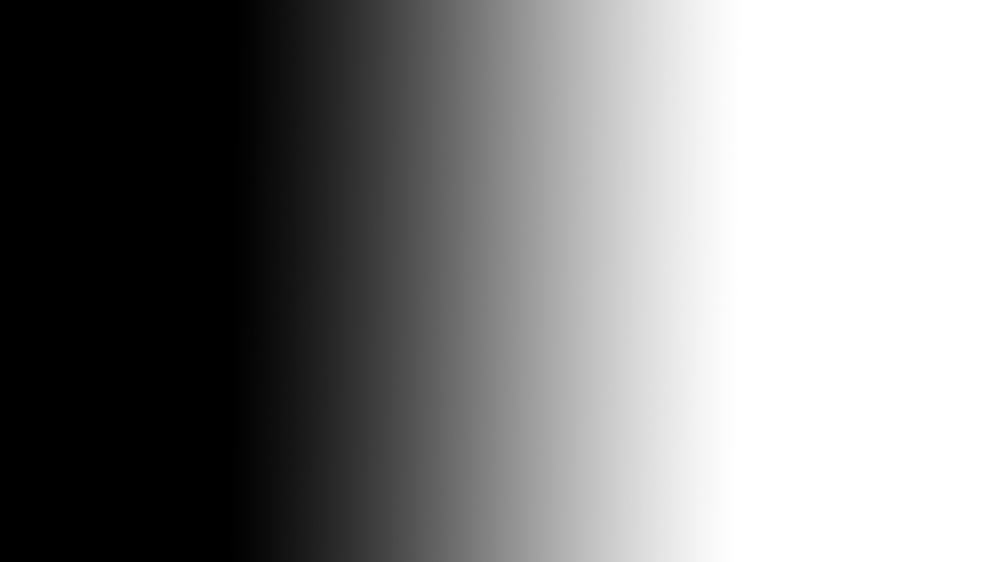
#> input picture videoProcessing/Assets/gradient.jpg, 1000 x 562 px, shrunk from 1920 x 1080 before the run
$ python 7-temelEsikDegeri.py
#> lines starting #> are read from the running program, lines starting #| are printed output that depends on the picture; after the words box and inside, x2 and y2 are one past the last pixel; in counts of white or black regions, pixels touching at a corner belong together
# Kutuphaneler
import cv2
from matplotlib import pyplot as plt

# Materyal
img = cv2.imread('./Assets/gradient.jpg', 0)
#> img is the input picture: shape (562, 1000); min 0, max 255, mean 131.1

# threshhold                kaynak,esik,max,donusum tipi
ret, thresh1 = cv2.threshold(img, 127, 255, cv2.THRESH_BINARY)
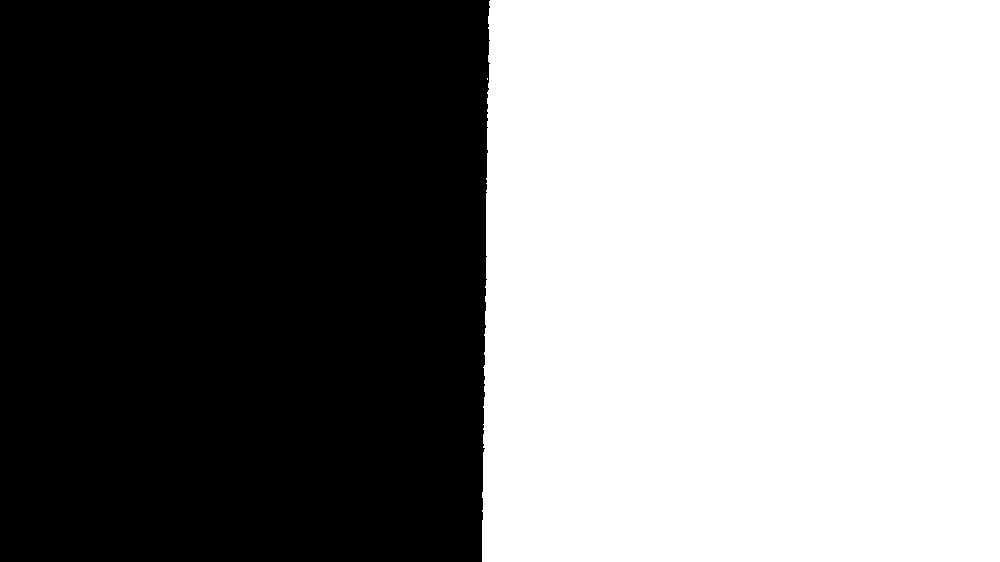
#> thresh1: shape (562, 1000); 51.4% white; 1 black region, box (x1, y1, x2, y2) and area: (0, 0, 490, 562) 272879
ret, thresh2 = cv2.threshold(img, 127, 255, cv2.THRESH_BINARY_INV)
ret, thresh3 = cv2.threshold(img, 127, 255, cv2.THRESH_TRUNC)
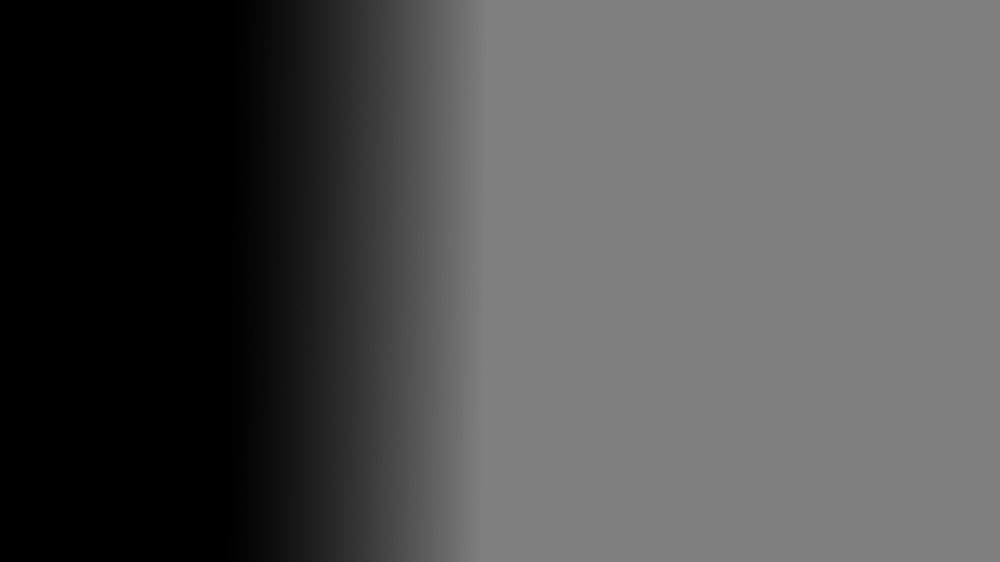
#> thresh3: shape (562, 1000); min 0, max 127, mean 79.5
ret, thresh4 = cv2.threshold(img, 127, 255, cv2.THRESH_TOZERO)
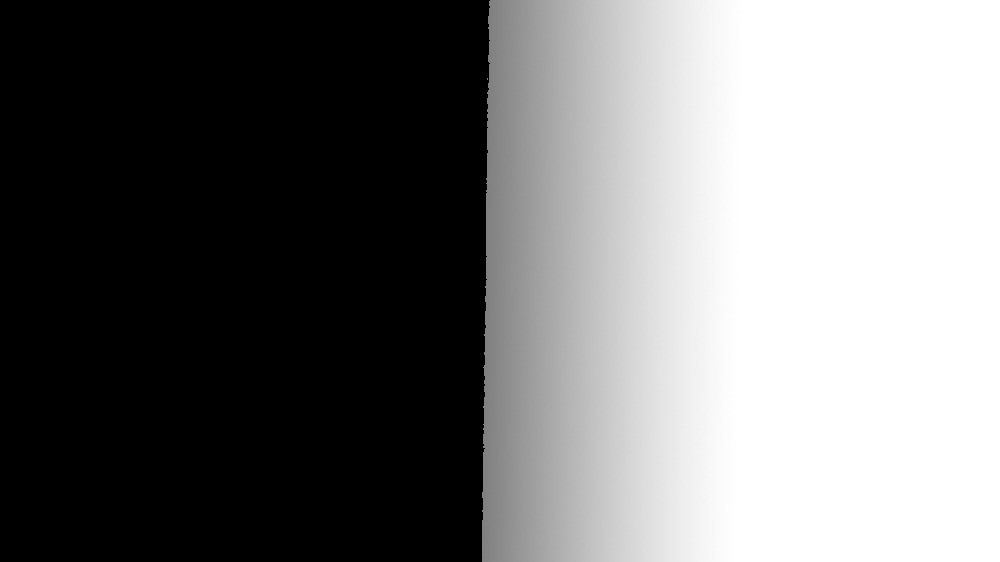
#> thresh4: shape (562, 1000); min 0, max 255, mean 117
ret, thresh5 = cv2.threshold(img, 127, 255, cv2.THRESH_TOZERO_INV)
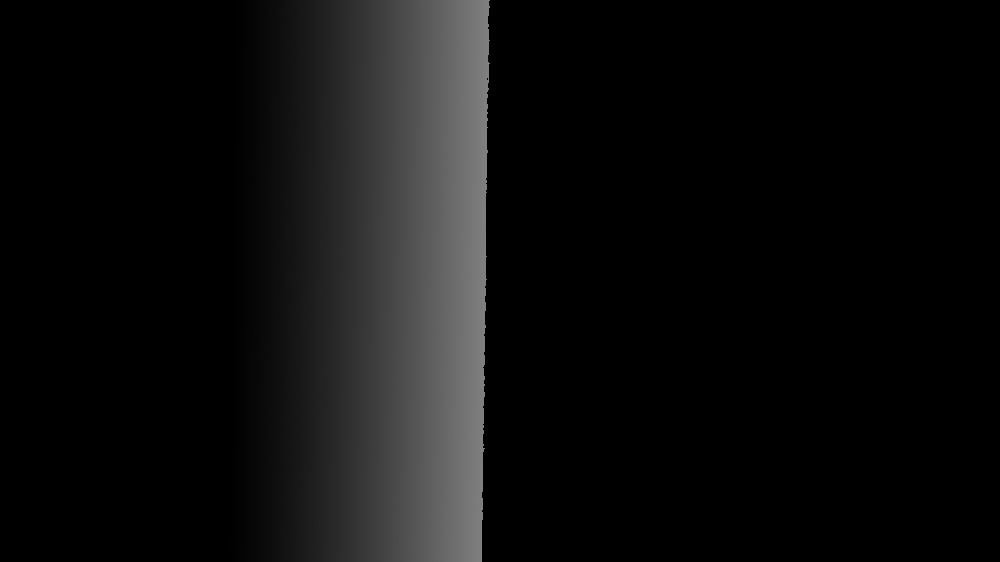
#> thresh5: shape (562, 1000); min 0, max 127, mean 14.1

# Baslislar
titles = ['Original Image', 'BINARY', 'BINARY_INV', 'TRUNC', 'TOZERO', 'TOZERO_INV']

# Icerikler
images = [img, thresh1, thresh2, thresh3, thresh4, thresh5]

# Ekrana bastirma
for i in xrange(6):
    plt.subplot(2, 3, i + 1), plt.imshow(images[i], 'gray')
    plt.title(titles[i])
    plt.xticks([]), plt.yticks([])
# end for

plt.show()

$ run again, with videoProcessing/Assets/sudoku.jpg copied over videoProcessing/Assets/gradient.jpg
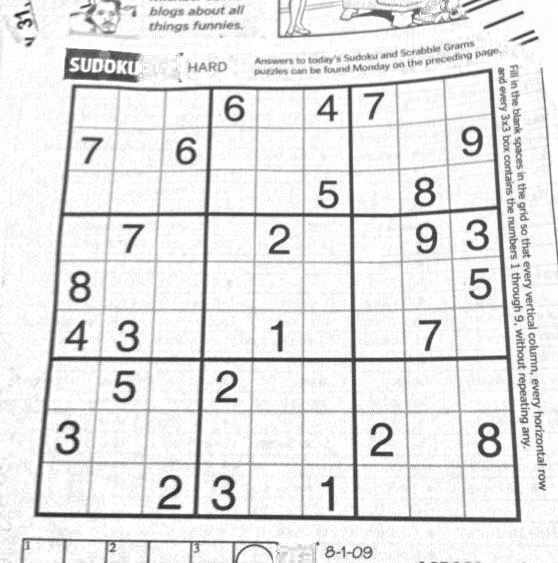
#> input picture videoProcessing/Assets/sudoku.jpg, 558 x 563 px
#> img is the input picture: shape (563, 558); min 27, max 255, mean 229.5
#> `ret, thresh1 = cv2.threshold(img, 127, 255, cv2.THRESH_BINARY)`:
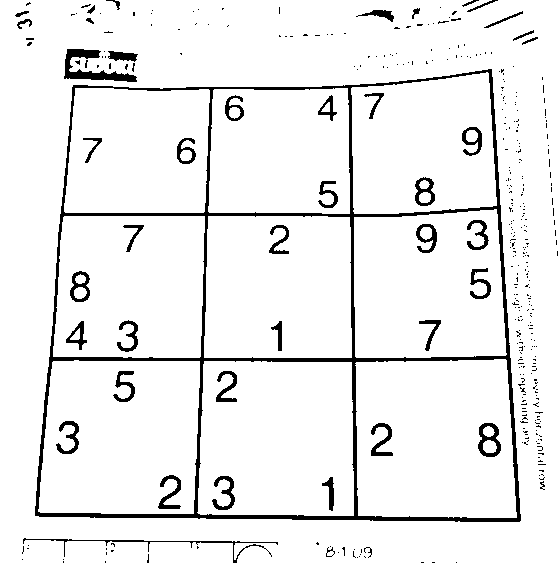
#> thresh1: shape (563, 558); 93.2% white; 390 black regions (345 under 20 px), largest, box (x1, y1, x2, y2) and area: (35, 69, 521, 522) 11561, (64, 49, 137, 82) 873, (23, 538, 278, 563) 496
#> `ret, thresh5 = cv2.threshold(img, 127, 255, cv2.THRESH_TOZERO_INV)`:
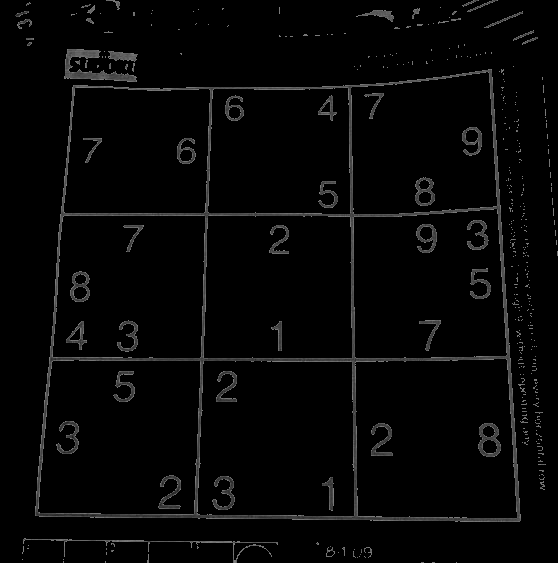
#> thresh5: shape (563, 558); min 0, max 127, mean 5.9

$ run again, with videoProcessing/Assets/transformasyonSonucu.png saved as videoProcessing/Assets/gradient.jpg
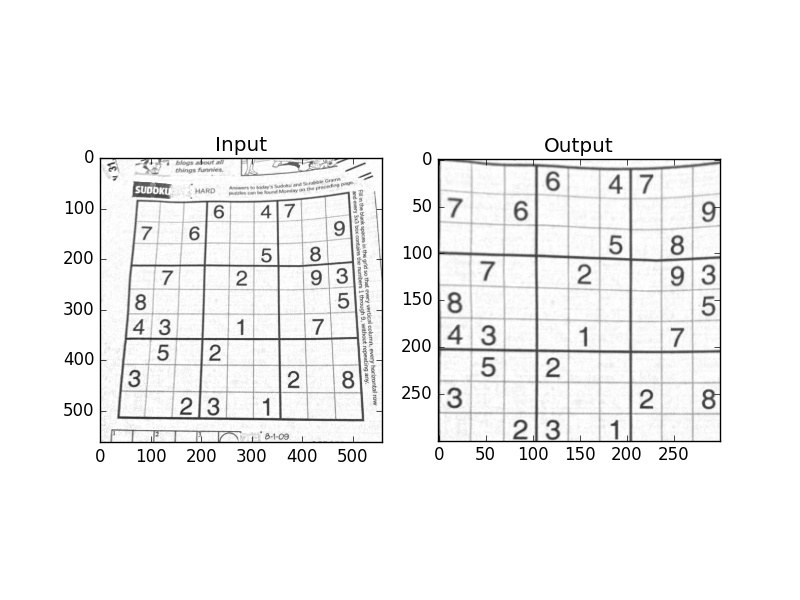
#> input picture videoProcessing/Assets/transformasyonSonucu.png, 800 x 600 px
#> img is the input picture: shape (600, 800); min 0, max 255, mean 243.1
#> `ret, thresh1 = cv2.threshold(img, 127, 255, cv2.THRESH_BINARY)`:
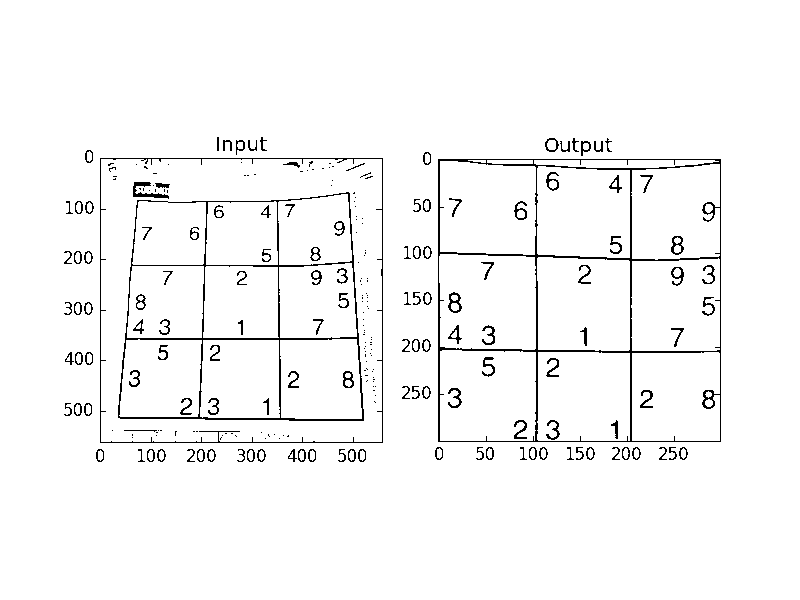
#> thresh1: shape (600, 800); 96.7% white; black in thin lines or dots, all inside (x1, y1, x2, y2) = (64, 137, 721, 462)
#> `ret, thresh5 = cv2.threshold(img, 127, 255, cv2.THRESH_TOZERO_INV)`:
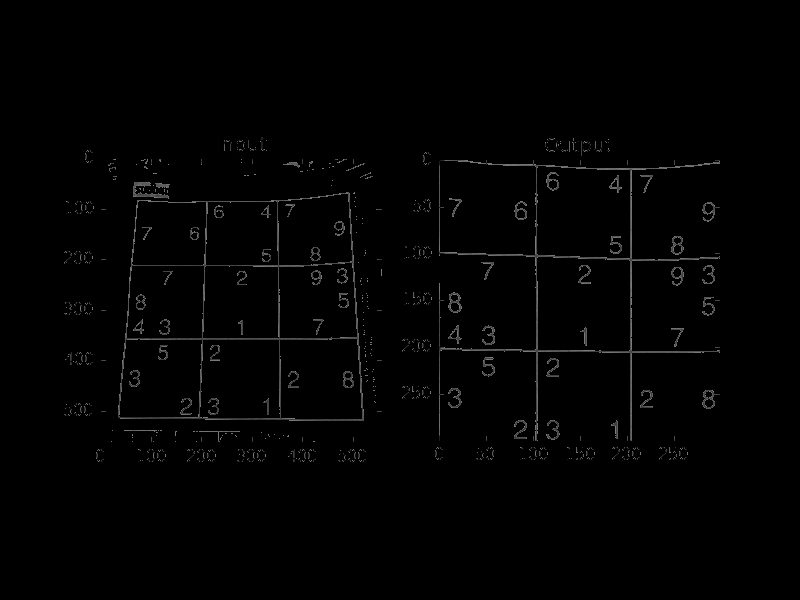
#> thresh5: shape (600, 800); min 0, max 127, mean 2.2
